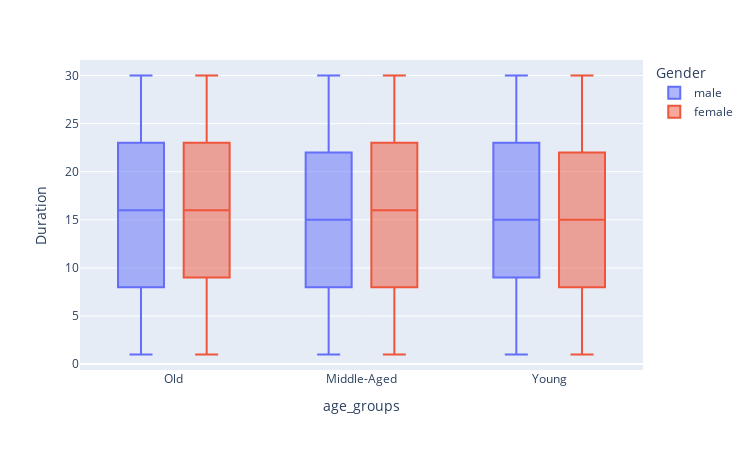

Notebook code cell kept with this figure:
### Markdown cell above
* As we can observe, old individuals have burned more kilocalories in compare of two other age groups.And the young persons are the least in burning kilocalories which is a surprise!

* Another interesting thing is, females in all age ranges performed very similar.In other words, they burned same amount of kilocalories in average.But for males, old group outperformed and the youth have the weakest performance.

* Also there is an outlier for young group which is shown by a point.This point has a value which is greater than third quartile value(Q3) plus 1.5 times of interquartile range magnitude.
\
\
`Outlier` > `Q3 + 1.5 * IQR`\
OR\
`Outlier` < `Q1 - 1.5 * IQR`


Now lets see which group have the most exercise duration in minutes.

### Code cell
fig = px.box(exercise_train_data , x= "age_groups" , y = "Duration" , color = "Gender")

fig.update_layout(      
    width=750,
    height=450,
)

fig.show()

### Figure 1 — Plotly figure (JSON) as saved in the notebook; plotly's stock layout.template omitted (floating-point values rounded to 4 significant figures; data arrays with more than 128 entries replaced by an {"elided": "..."} marker saying what was removed)
{"data": [{"alignmentgroup": "True", "hovertemplate": "Gender=male<br>age_groups=%{x}<br>Duration=%{y}<extra></extra>", "legendgroup": "male", "marker": {"color": "#636efa"}, "name": "male", "notched": false, "offsetgroup": "male", "orientation": "v", "showlegend": true, "type": "box", "x": {"elided": "5932 str values"}, "x0": " ", "xaxis": "x", "y": {"elided": "5932 float values"}, "y0": " ", "yaxis": "y"}, {"alignmentgroup": "True", "hovertemplate": "Gender=female<br>age_groups=%{x}<br>Duration=%{y}<extra></extra>", "legendgroup": "female", "marker": {"color": "#EF553B"}, "name": "female", "notched": false, "offsetgroup": "female", "orientation": "v", "showlegend": true, "type": "box", "x": {"elided": "6068 str values"}, "x0": " ", "xaxis": "x", "y": {"elided": "6068 float values"}, "y0": " ", "yaxis": "y"}], "layout": {"boxmode": "group", "height": 450, "legend": {"title": {"text": "Gender"}, "tracegroupgap": 0}, "margin": {"t": 60}, "width": 750, "xaxis": {"anchor": "y", "domain": [0, 1], "title": {"text": "age_groups"}}, "yaxis": {"anchor": "x", "domain": [0, 1], "title": {"text": "Duration"}}}}
